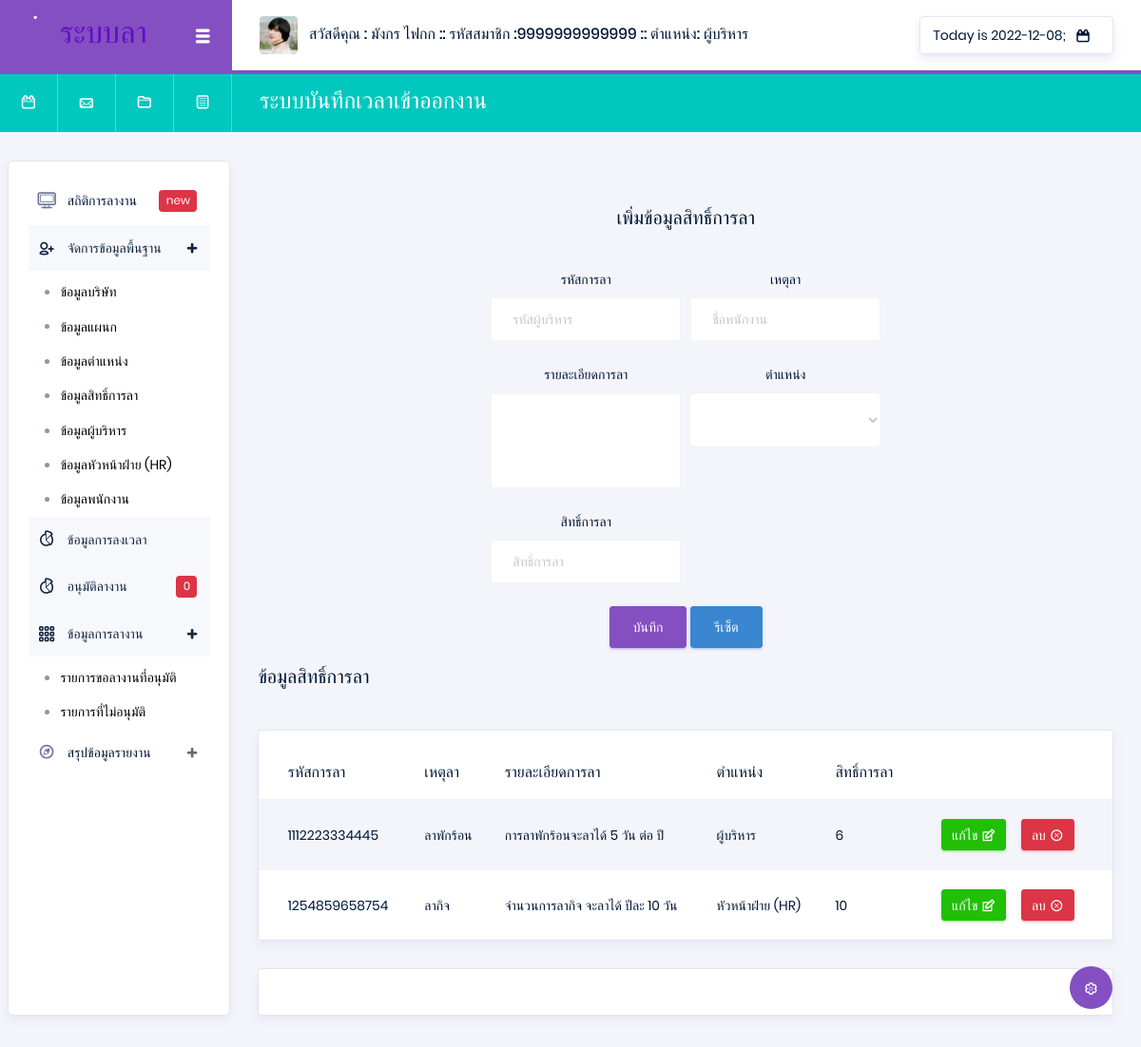
The page /index.php?p=peleave (signed in) on the database as committed earlier.
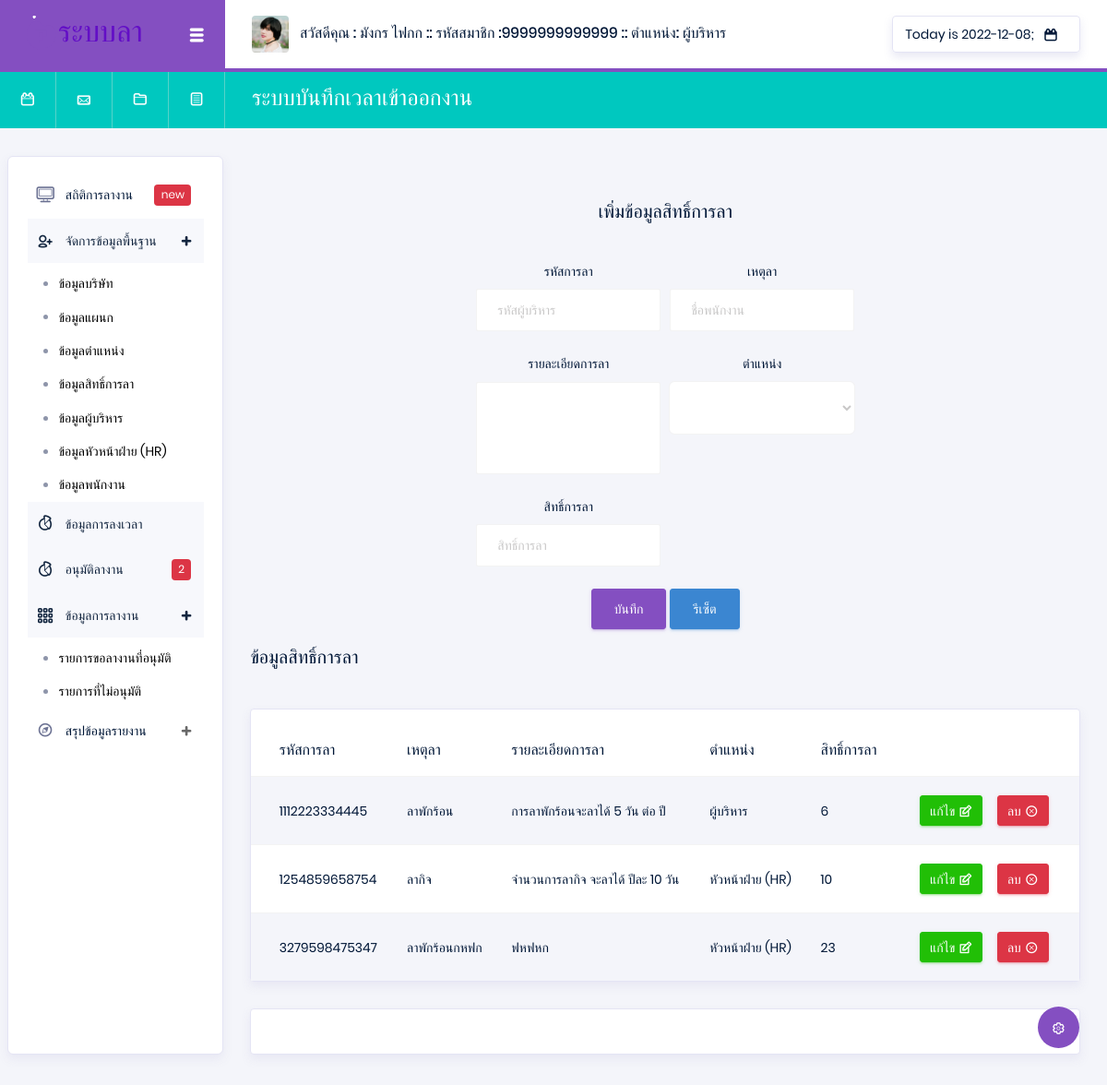
The same page on the database as committed later.
### tables this page shows
CREATE TABLE `leave_rights` (
  `Type_id` varchar(13) NOT NULL,
  `Pos_id` varchar(13) NOT NULL,
  `leave_maximum` int(100) NOT NULL
);

CREATE TABLE `typeleave` (
  `Type_id` varchar(13) NOT NULL,
  `Type_name` varchar(50) NOT NULL,
  `Type_details` text NOT NULL
);

CREATE TABLE `position` (
  `Pos_id` varchar(13) NOT NULL,
  `Pos_name` varchar(50) NOT NULL
);

### api/showData.php (called while the page is built, shortened)
<?php
@$position = "SELECT * FROM position  ";
@$Sqlposition = mysqli_query($con, $position) or die("Error in query: $position ");
@$typeleave = "SELECT typeleave.Type_id , typeleave.Type_name , typeleave.Type_details , leave_rights.Pos_id ,leave_rights.leave_maximum
FROM typeleave INNER JOIN leave_rights  ON typeleave.Type_id = leave_rights.Type_id ";
@$Sqltypeleave = mysqli_query($con, $typeleave) or die("Error in query: $typeleave ");

### pages/system/peleave.php (the view, shortened to what the changed rows need)
<div class="main-panel">
    <div class="content-wrapper">
        <br> <br>
        <center>
            <h5 class="mb-2 text-titlecase mb-4" id="buttonY">เพิ่มข้อมูลสิทธิ์การลา</h5>
            <div class="card-body col-md-6">
                <form class="forms-sample" action="./api/api_system.php" method="POST">
                    <div class="form-row">
                        <div class="form-group col-md-6 ">
                            <label for="exampleInputUsername1">รหัสการลา</label>
                            <input type="text" class="form-control" name="Type_id" id="Type_id" placeholder="รหัสผู้บริหาร" required>
                        </div>
                        <div class="form-group col-md-6 ">
                            <label for="exampleInputUsername1">เหตุลา</label>
                            <input type="text" class="form-control" name="Type_name" id="Type_name" placeholder="ชื่อพนักงาน" required>
                        </div>
                        <div class="form-group col-md-6  ">
                            <label for="exampleInputUsername1">รายละเอียดการลา</label>
                            <textarea class="form-control" name="Type_details" id="Type_details" rows="5"></textarea>
                        </div>
                        <div class="form-group col-md-6  ">
                            <label for="exampleInputUsername1">ตำแหน่ง</label>
                            <select class="form-control form-control-lg" name="Pos_id" id="exampleFormControlSelect1">
                                <option id="Pos_id" value="" selected> </option>
                                <?php
                                while ($Showposition = mysqli_fetch_array($Sqlposition)) {
                                ?>
                                    <option value="<?php echo $Showposition['Pos_id'] ?>"><?php echo $Showposition['Pos_name'] ?> </option>
                                <?php }  ?>
                            </select>
                        </div>
                        <div class="form-group col-md-6  ">
                            <label for="exampleInputUsername1">สิทธิ์การลา</label>
                            <input type="number" class="form-control" name="leave_maximum" id="leave_maximum" placeholder="สิทธิ์การลา" required>
                        </div>
                    </div>
                    <button type="submit" class="btn btn-primary" id="buttonY">บันทึก </button>
                    <a onclick="nullPeleave()" class="btn btn-info" i>รีเซ็ต </a>
                </form>
            </div>
        </center>
        <?php
        extract(@$_GET);
        ?>
        <div class="row">
            <div class="col-xl-6 grid-margin stretch-card flex-column">
                <h5 class="mb-2 text-titlecase mb-4">ข้อมูลสิทธิ์การลา</h5>
            </div>
        </div>
        <div class="row">
            <div class="col-md-12">
                <div class="card">
                    <div class="table-responsive pt-3">
                        <table class="table table-striped project-orders-table">
                            <thead>
                                <tr>
                                    <th class="ml-5">รหัสการลา</th>
                                    <th>เหตุลา</th>
                                    <th>รายละเอียดการลา</th>
                                    <th>ตำแหน่ง</th>
                                    <th>สิทธิ์การลา</th>
                                </tr>
                            </thead>
                            <tbody>
                                <?php
                                while ($Showpeleave = mysqli_fetch_array($Sqltypeleave)) {
                                ?>
                                    <tr>
                                        <td><?php echo $Showpeleave['Type_id'] ?></td>
                                        <td><?php echo $Showpeleave['Type_name'] ?></td>
                                        <td><?php echo $Showpeleave['Type_details'] ?></td>
                                        <td><?php
                                            $Pos_id = $Showpeleave['Pos_id'];
                                            @$ShowPosition = "SELECT * FROM position WHERE  Pos_id =  '$Pos_id' ";
                                            @$SQLShowPosition = mysqli_query($con, $ShowPosition) or die("Error in query: $ShowPosition ");
                                            while ($Showposition = mysqli_fetch_array($SQLShowPosition)) {
                                                @$Pos_name = $Showposition['Pos_name'];
                                            }
                                            echo $Pos_name;
                                            ?></td>
                                        <td><?php echo $Showpeleave['leave_maximum'] ?></td>
                                        <td>
                                            <div class="d-flex align-items-center">
                                                <button type="button" data-toggle="modal" data-target="#addnullPeleave" onclick="edtiPeleave(Type_id =<?php echo $Showpeleave['Type_id'] ?>)" class="btn btn-success btn-sm btn-icon-text mr-3">
                                                    แก้ไข
                                                    <i class="typcn typcn-edit btn-icon-append"></i>
                                                </button>
                                                <a href="./api/api_system.php?str=deletePeleave&Type_id=<?php echo $Showpeleave['Type_id']; ?>" onclick="return confirm('คุณแน่ใจว่าจะลบข้อมูลใช่หรือไม่');" type="button" class="btn btn-danger btn-sm btn-icon-text">
                                                    ลบ
                                                    <i class="typcn typcn-delete-outline btn-icon-append"></i>
                                                </a>
                                            </div>
                                        </td>
                                    </tr>
                                <?php } ?>
                            </tbody>
                        </table>
                    </div>
                </div>
            </div>
        </div>
    </div>
    <footer class="footer">
        <div class="card">
            <div class="card-body">
            </div>
        </div>
    </footer>
</div>

### ListNan.php (shortened to what the changed rows need)
<?php
@$leavefd = "SELECT * FROM `leave` WHERE  Leave_status = 1 ORDER BY Leave_date DESC;   ";
@$Sqlleavefd = mysqli_query($con, $leavefd) or die("Error in query: $leavefd ");
@$numd = mysqli_num_rows($Sqlleavefd);
?>
<nav class="sidebar sidebar-offcanvas" id="sidebar">
  <ul class="nav">
    <li class="nav-item">
      <a class="nav-link" href="#">
        <i class="typcn typcn-device-desktop menu-icon"></i>
        <span class="menu-title">สถิติการลางาน</span>
        <div class="badge badge-danger">new</div>
      </a>
    </li>
    <li class="nav-item">
      <a class="nav-link" data-toggle="collapse" href="#auth" aria-expanded="false" aria-controls="auth">
        <i class="typcn typcn-user-add-outline menu-icon"></i>
        <span class="menu-title">จัดการข้อมูลพื้นฐาน</span>
        <i class="menu-arrow"></i>
      </a>
      <div class="collapse" id="auth">
        <ul class="nav flex-column sub-menu">
          <li class="nav-item"> <a class="nav-link" href="index.php?p=constant"> ข้อมูลบริษัท </a></li>
          <li class="nav-item"> <a class="nav-link" href="index.php?p=department"> ข้อมูลแผนก </a></li>
          <li class="nav-item"> <a class="nav-link" href="index.php?p=position"> ข้อมูลตำแหน่ง </a></li>
          <li class="nav-item"> <a class="nav-link" href="index.php?p=peleave"> ข้อมูลสิทธิ์การลา </a></li>
          <li class="nav-item"> <a class="nav-link" href="index.php?p=employeeCEO"> ข้อมูลผู้บริหาร </a></li>
          <li class="nav-item"> <a class="nav-link" href="index.php?p=employeeHR"> ข้อมูลหัวหน้าฝ่าย (HR) </a></li>
          <li class="nav-item"> <a class="nav-link" href="index.php?p=employeeEmp"> ข้อมูลพนักงาน </a></li>
        </ul>
      </div>
    </li>
    <li class="nav-item">
      <a class="nav-link" href="index.php?p=timetable">
        <i class="typcn typcn-chart-pie-outline menu-icon"></i>
        <span class="menu-title">ข้อมูลการลงเวลา</span>
      </a>
    </li>
    <li class="nav-item">
      <a class="nav-link" href="index.php?p=leave1">
        <i class="typcn typcn-chart-pie-outline menu-icon"></i>
        <span class="menu-title">อนุมัติลางาน</span>
        <div class="badge badge-danger"><?php echo $numd ?></div>
      </a>
    </li>
    <li class="nav-item">
      <a class="nav-link" data-toggle="collapse" href="#tables" aria-expanded="false" aria-controls="tables">
        <i class="typcn typcn-th-small-outline menu-icon"></i>
        <span class="menu-title">ข้อมูลการลางาน</span>
        <i class="menu-arrow"></i>
      </a>
      <div class="collapse" id="tables">
        <ul class="nav flex-column sub-menu">
          <li class="nav-item"> <a class="nav-link" href="index.php?p=leave2">รายการขอลางานที่อนุมัติ</a></li>
          <li class="nav-item"> <a class="nav-link" href="index.php?p=leave3">รายการที่ไม่อนุมัติ</a></li>
        </ul>
      </div>
    </li>
    <li class="nav-item">
      <a class="nav-link" data-toggle="collapse" href="#icons" aria-expanded="false" aria-controls="icons">
        <i class="typcn typcn-compass menu-icon"></i>
        <span class="menu-title">สรุปข้อมูลรายงาน</span>
        <i class="menu-arrow"></i>
      </a>
    </li>
  </ul>
</nav>

Rows that differ between the two databases and show on the page:
added leave_rights: Type_id.Type_id "3279598475347", Type_id.Type_name "ลาพักร้อนกหฟก", Type_id.Type_details "ฟหฟหก", Pos.Pos_name "หัวหน้าฝ่าย (HR)", leave_maximum "23"
Other text that changed with them:
$numd: "0" → "2"
